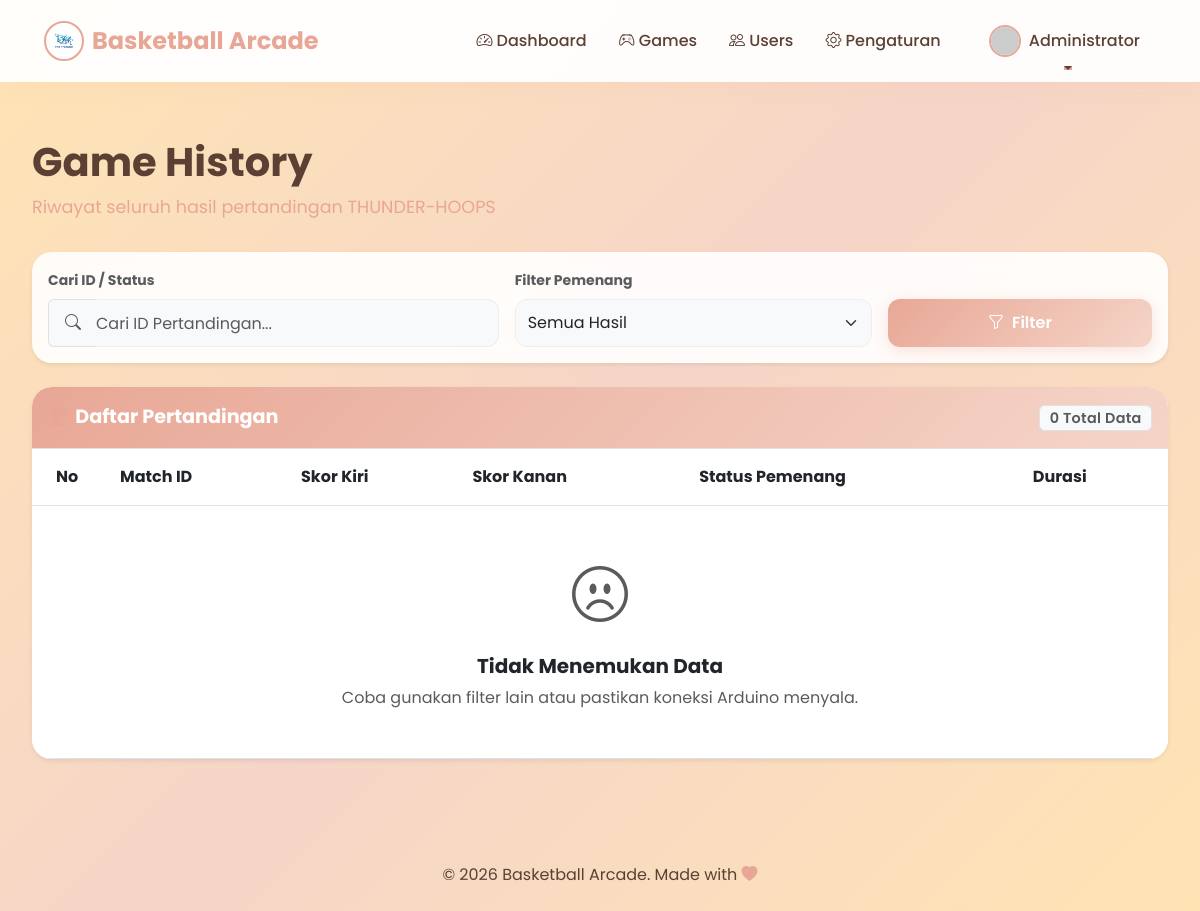
Before: /admin/riwayat.php (signed in) with the older database file.
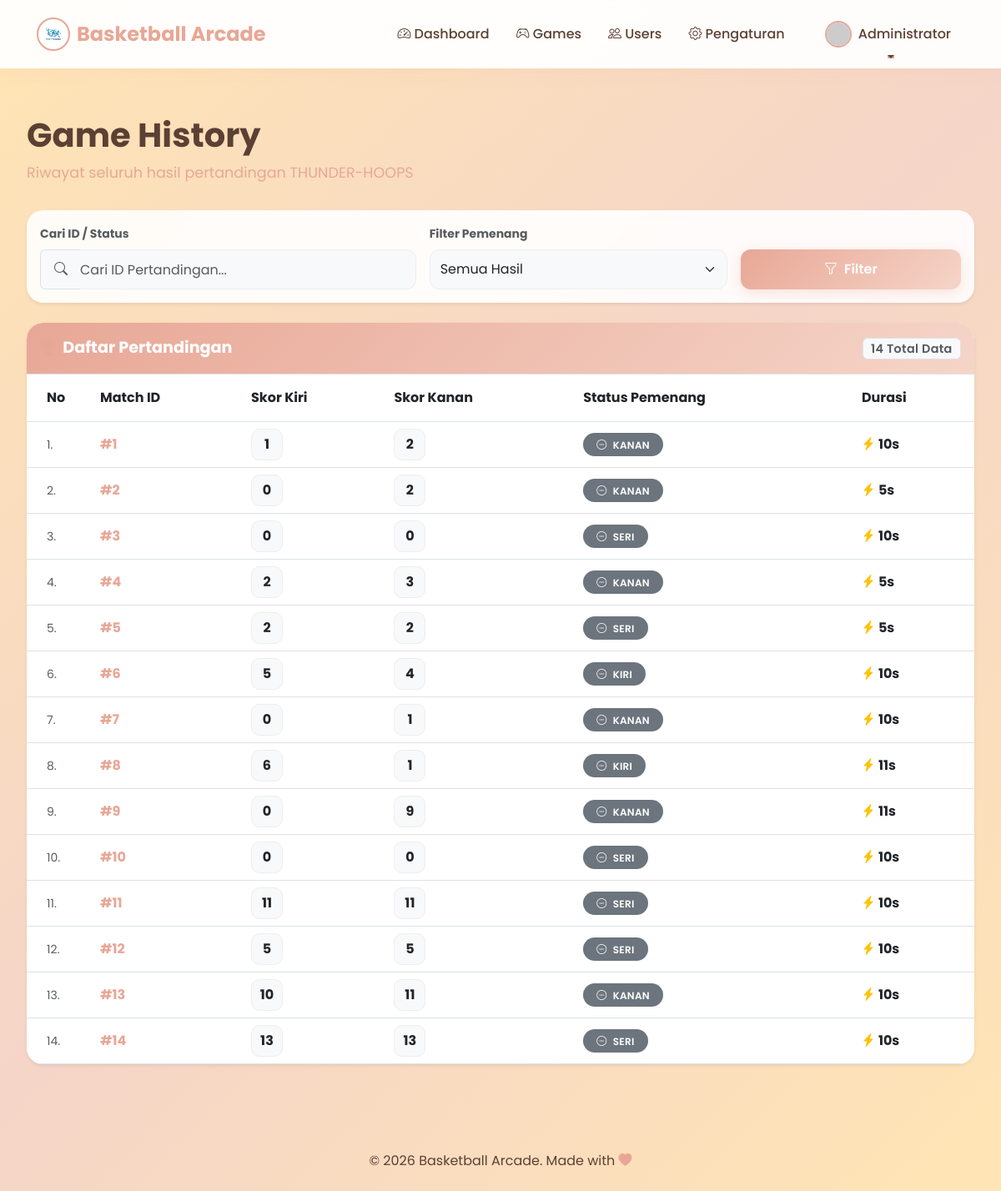
After: the same page with the newer database file.
### tables this page shows
CREATE TABLE `match_data` (
  `id` int NOT NULL,
  `skor_kiri` int DEFAULT '0',
  `skor_kanan` int DEFAULT '0',
  `durasi` int DEFAULT '0',
  `pemenang` varchar(50) DEFAULT NULL,
  `created_at` timestamp NULL DEFAULT CURRENT_TIMESTAMP
);

### admin/riwayat.php (the view, shortened to what the changed rows need)
<?php
require_once '../config/koneksi.php';
$page = isset($_GET['page']) ? (int)$_GET['page'] : 1;
$limit = 15;
$offset = ($page - 1) * $limit;
$where_clauses = [];
$params = [];
$types = '';
$where_sql = !empty($where_clauses) ? "WHERE " . implode(" AND ", $where_clauses) : "";
$query_total = "SELECT COUNT(*) as total FROM match_data $where_sql";
$stmt_total = $conn->prepare($query_total);
$stmt_total->execute();
$total_records = $stmt_total->get_result()->fetch_assoc()['total'];
$query_games = "SELECT * FROM match_data $where_sql ORDER BY id ASC LIMIT ? OFFSET ?";
$stmt_games = $conn->prepare($query_games);
$final_params = array_merge($params, [$limit, $offset]);
$final_types = $types . "ii";
$stmt_games->bind_param($final_types, ...$final_params);
$stmt_games->execute();
$games = $stmt_games->get_result()->fetch_all(MYSQLI_ASSOC);
include '../includes/header.php';
?>
<div class="container-custom mt-4">
    <div class="mb-4">
        <h1 class="page-title">Game History</h1>
    </div>
    <div class="card card-custom shadow-sm border-0 overflow-hidden">
        <div class="card-header-custom p-3 bg-white border-bottom d-flex align-items-center justify-content-between">
            <span class="fw-bold"><i class="bi bi-trophy-fill me-2 text-peach"></i>Daftar Pertandingan</span>
            <span class="badge bg-light text-muted border"><?php echo $total_records; ?> Total Data</span>
        </div>
        <div class="card-body p-0">
            <div class="table-responsive">
                <table class="table table-hover align-middle mb-0">
                    <thead class="bg-light shadow-sm">
                        <tr>
                            <th class="ps-4 py-3" style="width: 80px;">No</th>
                            <th class="py-3">Match ID</th>
                            <th class="py-3">Skor Kiri</th>
                            <th class="py-3">Skor Kanan</th>
                            <th class="py-3">Status Pemenang</th>
                            <th class="py-3">Durasi</th>
                        </tr>
                    </thead>
                    <tbody>
                        <?php if(count($games) > 0): ?>
                            <?php $no = $offset + 1; foreach($games as $game): ?>
                            <tr>
                                <td class="ps-4 text-muted small"><?php echo $no++; ?>.</td>
                                <td><span class="fw-bold text-peach">#<?php echo $game['id']; ?></span></td>
                                <td>
                                    <div class="d-flex align-items-center gap-2">
                                        <div class="score-circle bg-light d-flex align-items-center justify-content-center fw-bold" style="width: 38px; height: 38px; border-radius: 10px; border: 1px solid #eee;">
                                            <?php echo $game['skor_kiri']; ?>
                                        </div>
                                    </div>
                                </td>
                                <td>
                                    <div class="d-flex align-items-center gap-2">
                                        <div class="score-circle bg-light d-flex align-items-center justify-content-center fw-bold" style="width: 38px; height: 38px; border-radius: 10px; border: 1px solid #eee;">
                                            <?php echo $game['skor_kanan']; ?>
                                        </div>
                                    </div>
                                </td>
                                <td>
                                    <?php
                                    $badge_class = 'bg-secondary';
                                    $icon = 'bi-dash-circle';
                                    ?>
                                    <span class="badge <?php echo $badge_class; ?> px-3 py-2 rounded-pill">
                                        <i class="bi <?php echo $icon; ?> me-1"></i> <?php echo $game['pemenang']; ?>
                                    </span>
                                </td>
                                <td>
                                    <span class="text-dark fw-bold"><i class="bi bi-lightning-charge-fill me-1 text-warning"></i><?php echo $game['durasi']; ?>s</span>
                                </td>
                            </tr>
                            <?php endforeach; ?>
                        <?php else: ?>
                            <tr>
                                <td colspan="6" class="text-center py-5">
                                    <div class="text-center px-4">
                                        <div class="mb-3 text-muted" style="font-size: 3.5rem;"><i class="bi bi-emoji-frown"></i></div>
                                        <h5 class="fw-bold">Tidak Menemukan Data</h5>
                                        <p class="text-muted mb-0">Coba gunakan filter lain atau pastikan koneksi Arduino menyala.</p>
                                    </div>
                                </td>
                            </tr>
                        <?php endif; ?>
                    </tbody>
                </table>
            </div>
        </div>
    </div>
</div>
<?php include '../includes/footer.php'; ?>

Changed rows visible on the page:
added match_data: id "1", skor_kiri "1", skor_kanan "2", pemenang "KANAN", durasi "10"
added match_data: id "2", skor_kiri "0", skor_kanan "2", pemenang "KANAN", durasi "5"
added match_data: id "3", skor_kiri "0", skor_kanan "0", pemenang "SERI", durasi "10"
added match_data: id "4", skor_kiri "2", skor_kanan "3", pemenang "KANAN", durasi "5"
added match_data: id "5", skor_kiri "2", skor_kanan "2", pemenang "SERI", durasi "5"
added match_data: id "6", skor_kiri "5", skor_kanan "4", pemenang "KIRI", durasi "10"
added match_data: id "7", skor_kiri "0", skor_kanan "1", pemenang "KANAN", durasi "10"
added match_data: id "8", skor_kiri "6", skor_kanan "1", pemenang "KIRI", durasi "11"
added match_data: id "9", skor_kiri "0", skor_kanan "9", pemenang "KANAN", durasi "11"
added match_data: id "10", skor_kiri "0", skor_kanan "0", pemenang "SERI", durasi "10"
added match_data: id "11", skor_kiri "11", skor_kanan "11", pemenang "SERI", durasi "10"
added match_data: id "12", skor_kiri "5", skor_kanan "5", pemenang "SERI", durasi "10"
added match_data: id "13", skor_kiri "10", skor_kanan "11", pemenang "KANAN", durasi "10"
added match_data: id "14", skor_kiri "13", skor_kanan "13", pemenang "SERI", durasi "10"
Other visible differences:
$total_records: "0" → "14"
text no longer shown: "Tidak Menemukan Data Coba gunakan filter lain atau pastikan koneksi Arduino menyala."
